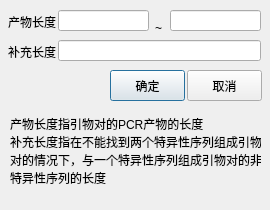
<?xml version="1.0" encoding="UTF-8"?>
<ui version="4.0">
 <class>DialogCustomTask_Pair</class>
 <widget class="QDialog" name="DialogCustomTask_Pair">
  <property name="geometry">
   <rect>
    <x>0</x>
    <y>0</y>
    <width>270</width>
    <height>210</height>
   </rect>
  </property>
  <property name="windowTitle">
   <string>任务(自定义)-引物对</string>
  </property>
  <widget class="QLineEdit" name="lineEdit_7">
   <property name="geometry">
    <rect>
     <x>58</x>
     <y>10</y>
     <width>91</width>
     <height>21</height>
    </rect>
   </property>
  </widget>
  <widget class="QLabel" name="label_8">
   <property name="geometry">
    <rect>
     <x>8</x>
     <y>26</y>
     <width>54</width>
     <height>51</height>
    </rect>
   </property>
   <property name="text">
    <string>补充长度</string>
   </property>
  </widget>
  <widget class="QLineEdit" name="lineEdit_9">
   <property name="geometry">
    <rect>
     <x>170</x>
     <y>10</y>
     <width>91</width>
     <height>21</height>
    </rect>
   </property>
  </widget>
  <widget class="QLabel" name="label_7">
   <property name="geometry">
    <rect>
     <x>8</x>
     <y>-4</y>
     <width>54</width>
     <height>51</height>
    </rect>
   </property>
   <property name="text">
    <string>产物长度</string>
   </property>
  </widget>
  <widget class="QLineEdit" name="lineEdit_8">
   <property name="geometry">
    <rect>
     <x>58</x>
     <y>40</y>
     <width>203</width>
     <height>21</height>
    </rect>
   </property>
  </widget>
  <widget class="QLabel" name="label_9">
   <property name="geometry">
    <rect>
     <x>155</x>
     <y>20</y>
     <width>16</width>
     <height>16</height>
    </rect>
   </property>
   <property name="text">
    <string>~</string>
   </property>
  </widget>
  <widget class="QPushButton" name="pushButton">
   <property name="geometry">
    <rect>
     <x>110</x>
     <y>70</y>
     <width>75</width>
     <height>31</height>
    </rect>
   </property>
   <property name="text">
    <string>确定</string>
   </property>
  </widget>
  <widget class="QPushButton" name="pushButton_2">
   <property name="geometry">
    <rect>
     <x>187</x>
     <y>70</y>
     <width>75</width>
     <height>31</height>
    </rect>
   </property>
   <property name="text">
    <string>取消</string>
   </property>
  </widget>
  <widget class="QLabel" name="label">
   <property name="geometry">
    <rect>
     <x>10</x>
     <y>110</y>
     <width>251</width>
     <height>81</height>
    </rect>
   </property>
   <property name="text">
    <string>产物长度指引物对的PCR产物的长度
补充长度指在不能找到两个特异性序列组成引物
对的情况下，与一个特异性序列组成引物对的非
特异性序列的长度</string>
   </property>
  </widget>
 </widget>
 <resources/>
 <connections>
  <connection>
   <sender>pushButton</sender>
   <signal>clicked()</signal>
   <receiver>DialogCustomTask_Pair</receiver>
   <slot>accept()</slot>
   <hints>
    <hint type="sourcelabel">
     <x>130</x>
     <y>88</y>
    </hint>
    <hint type="destinationlabel">
     <x>57</x>
     <y>84</y>
    </hint>
   </hints>
  </connection>
  <connection>
   <sender>pushButton_2</sender>
   <signal>clicked()</signal>
   <receiver>DialogCustomTask_Pair</receiver>
   <slot>reject()</slot>
   <hints>
    <hint type="sourcelabel">
     <x>225</x>
     <y>89</y>
    </hint>
    <hint type="destinationlabel">
     <x>86</x>
     <y>94</y>
    </hint>
   </hints>
  </connection>
 </connections>
</ui>
